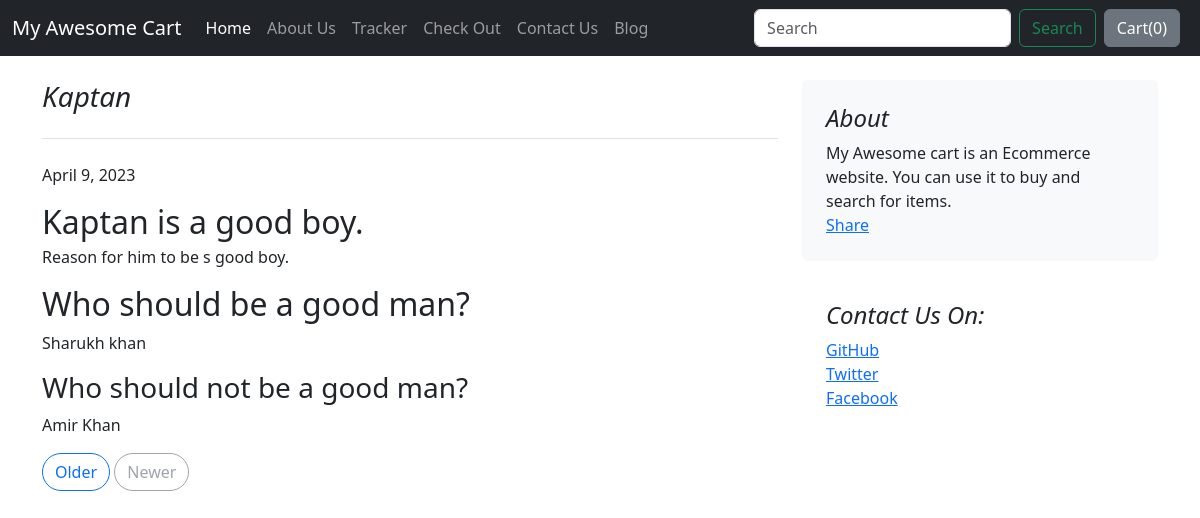
The page /blog/blogpost/1 on the database its author committed.
### blog/models.py (models this page shows, shortened)
class Blogpost(models.Model):
    post_id = models.AutoField(primary_key=True)
    title = models.CharField(max_length=50)
    head0 = models.CharField(max_length=500, default="")
    chead0 = models.CharField(max_length=5000, default="")
    head1 = models.CharField(max_length=500, default="")
    chead1 = models.CharField(max_length=5000, default="")
    head2 = models.CharField(max_length=500, default="")
    chead2 = models.CharField(max_length=5000, default="")
    pub_date = models.DateField()
    thumbnail = models.ImageField(upload_to="shop/images", default="")

### blog/views.py (the view)
# urls.py: path("blogpost/<int:id>",views.blogpost, name = 'blogPost')
def blogpost(request,id):
    post = Blogpost.objects.filter(post_id = id)[0]
    return render(request,'blog/blogpost.html',{'post':post})

### blog/templates/blog/blogpost.html (shortened to what this page needs)
{% extends 'blog/basic.html' %}
{% block body %}
<div class="container">
<div class="row mt-4">
    <div class="col-md-8">
      <h3 class="pb-4 mb-4 fst-italic border-bottom">
        {{post.title}}
      </h3>
      <p>{{post.pub_date}}</p>
      <article class="blog-post">
        <h2 class="blog-post-title mb-1">{{post.head0}}</h2>
        <p>{{post.chead0}}</p>
        <h2>{{post.head1}}</h2>
        <p>{{post.chead1}}</p>
        <h3>{{post.head2}}</h3>
        <p>{{post.chead2}}</p>
      </article>
      <nav class="blog-pagination" aria-label="Pagination">
        <a class="btn btn-outline-primary rounded-pill" href="#">Older</a>
        <a class="btn btn-outline-secondary rounded-pill disabled">Newer</a>
      </nav>
    </div>
    <div class="col-md-4">
      <div class="position-sticky" style="top: 2rem;">
        <div class="p-4 mb-3 bg-body-tertiary rounded">
          <h4 class="fst-italic">About</h4>
          <p class="mb-0">My Awesome cart is an Ecommerce website. You can use it to buy and search for items.</p>
          <div class="fb-share-button" data-href="http://127.0.0.1:8000/blog/blogpost/{{post.post_id}}" data-layout="" data-size=""><a target="_blank" href="https://www.facebook.com/sharer/sharer.php?u=http%3A%2F%2F127.0.0.1%3A8000%2Fblog%2Fblogpost%2F&amp;src=sdkpreparse" class="fb-xfbml-parse-ignore">Share</a></div>
        </div>
    <div class="p-4">
        <h4 class="fst-italic">Contact Us On:</h4>
        <ol class="list-unstyled">
        <li><a href="#">GitHub</a></li>
        <li><a href="#">Twitter</a></li>
        <li><a href="#">Facebook</a></li>
        </ol>
    </div>
    </div>
    </div>
  </div>
  </div>
{% endblock %}

### rows shown on the page
Blogpost: title "Kaptan", pub_date "April 9, 2023", head0 "Kaptan is a good boy.", chead0 "Reason for him to be s good boy.", head1 "Who should be a good man?", chead1 "Sharukh khan", head2 "Who should not be a good man?", chead2 "Amir Khan"
